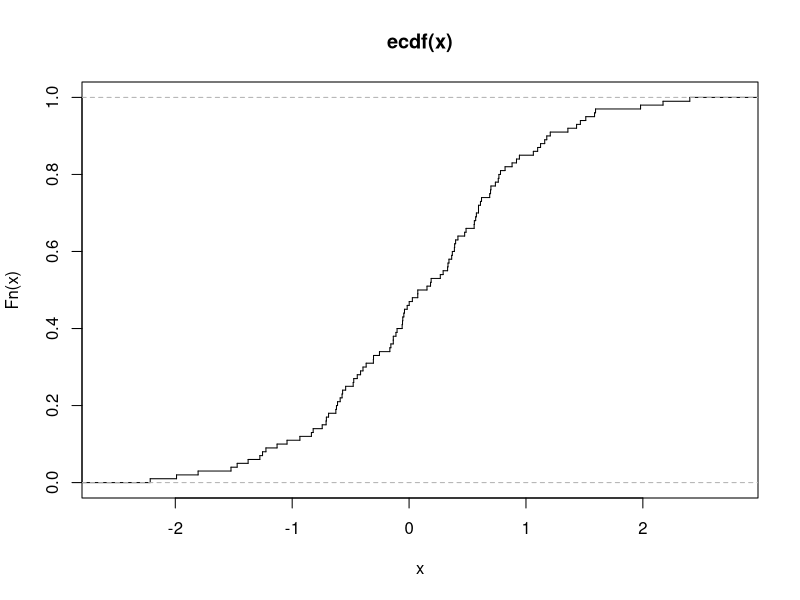

This figure's R source:
# 设置工作路径
setwd("D:\\softwares\\applied statistics\\rcodelearning\\chap28\\sourcecode")
# 设置随机数
set.seed(1)
# 设置样本量
samplesize <- 100
# 生成x
x <- rnorm(samplesize)
# 经验函数值
res <- ecdf(x)
print(res)
print("==============================")
print(summary(res))
# 开始绘图
dev.new()
# 保存文件
pdf("../codeimage/code1.pdf")
# 绘制散点图
plot(
    res, # 经验分布函数之
    verticals = TRUE, # 阶梯形
    do.p = FALSE # 不绘制散点
)
# 关闭图形
dev.off()
# 关闭文件
dev.off()
# 保存工作空间
save.image("R1.RData")
